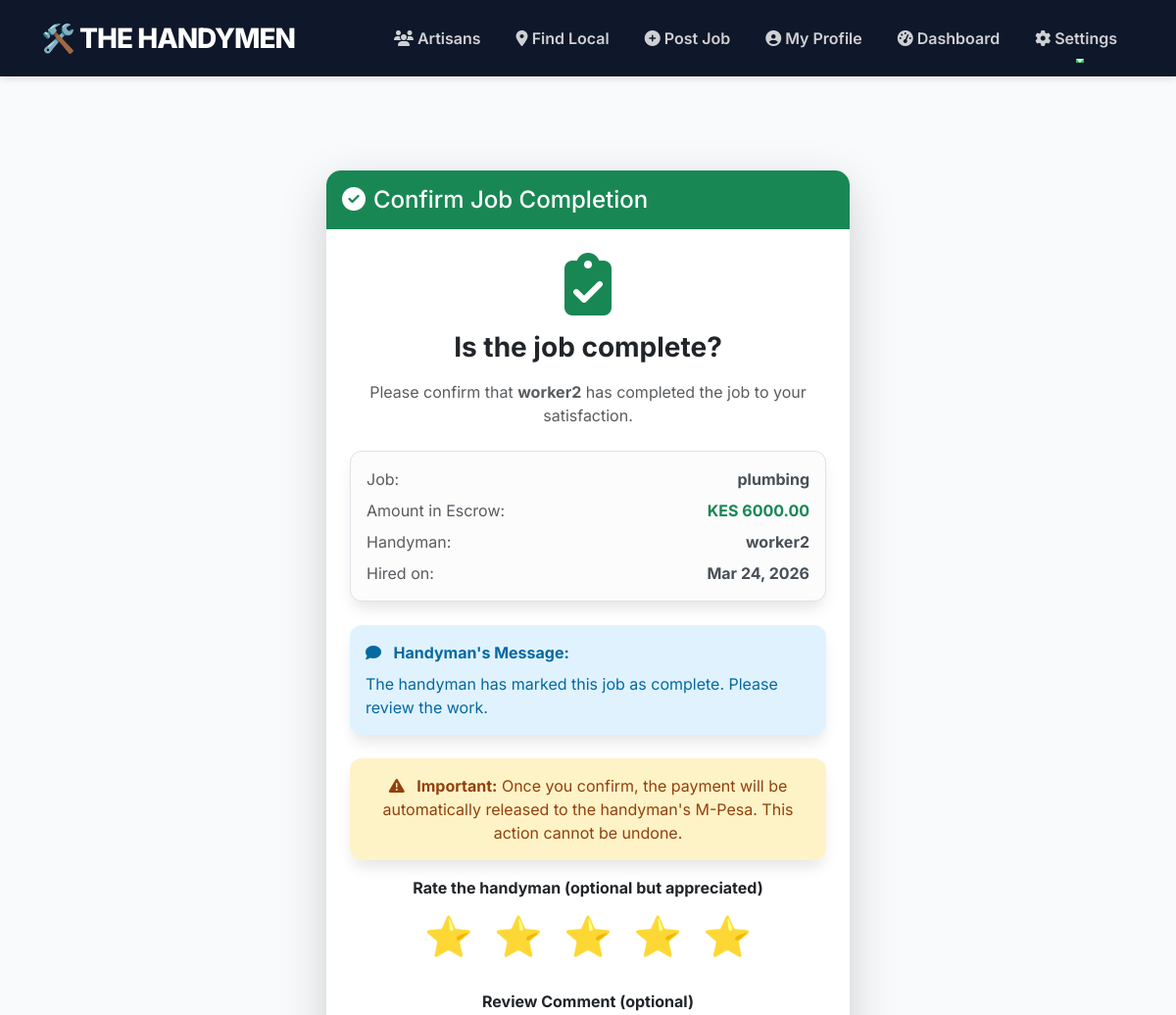
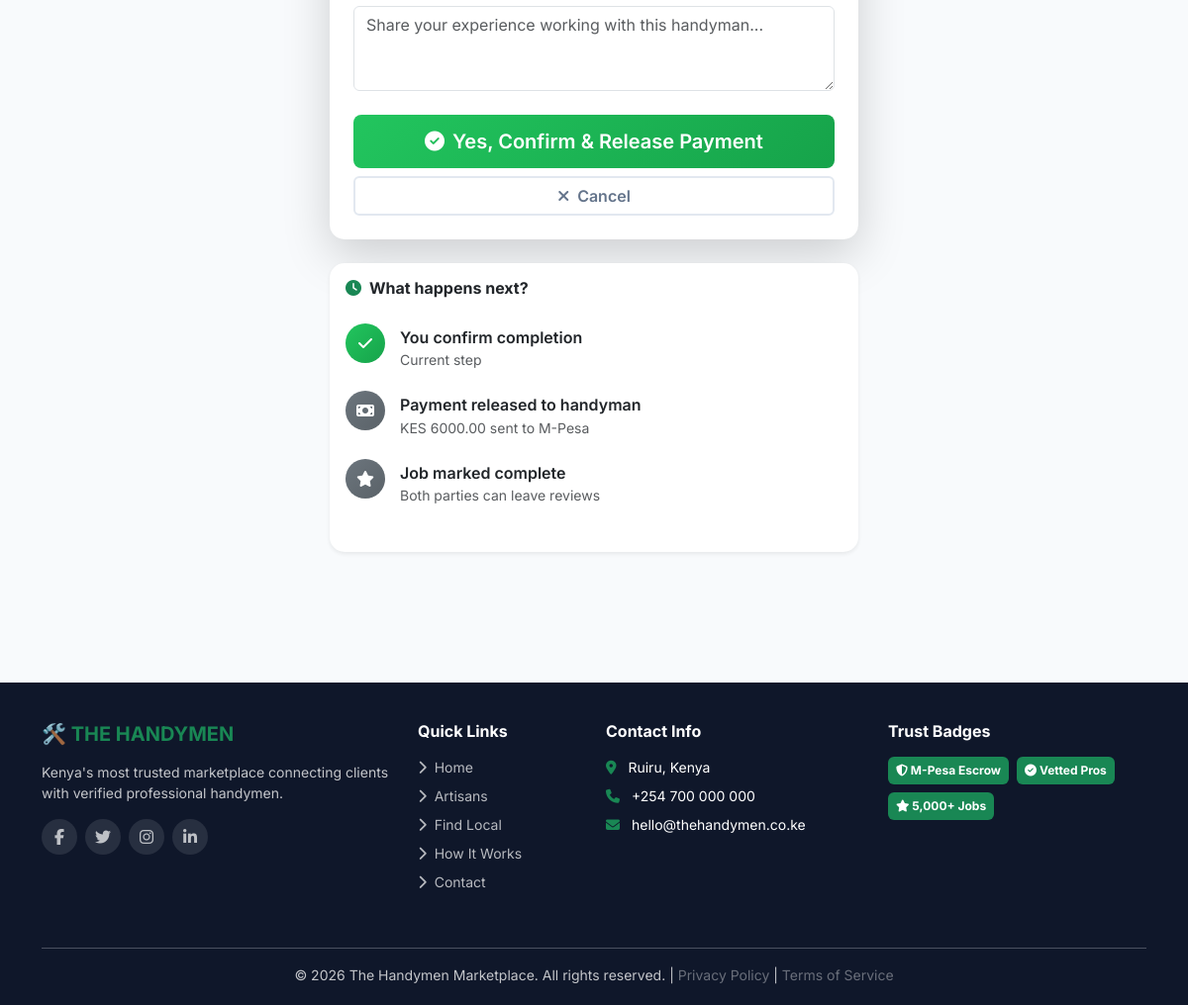
Screenshot of /job/15/confirm-completion/ (signed in) with the database file from the repository (2 pictures, top to bottom).
### accounts/models.py (models this page shows, shortened)
class Job(models.Model):
    PAYMENT_CHOICES = [
        ('unpaid', 'Unpaid'),
        ('pending', 'Pending Payment'),
        ('escrow', 'Held in Escrow'),
        ('released', 'Released'),
        ('refunded', 'Refunded')
    ]
    STATUS_CHOICES = [
        ('open', 'Open for Bids'),
        ('in_progress', 'In Progress'),
        ('completed', 'Completed'),
        ('cancelled', 'Cancelled'),
        ('disputed', 'Disputed')
    ]
    client = models.ForeignKey(User, on_delete=models.CASCADE, related_name='jobs')
    title = models.CharField(max_length=200)
    description = models.TextField()
    location = models.CharField(max_length=255)  # Job location
    price = models.DecimalField(max_digits=10, decimal_places=2)
    created_at = models.DateTimeField(auto_now_add=True)
    updated_at = models.DateTimeField(auto_now=True)
    status = models.CharField(max_length=20, choices=STATUS_CHOICES, default='open')
    is_completed = models.BooleanField(default=False)
    applicants = models.ManyToManyField(User, related_name='applied_jobs', blank=True)
    hired_worker = models.ForeignKey(User, on_delete=models.SET_NULL, null=True, blank=True, related_name='hired_jobs')
    payment_status = models.CharField(max_length=20, choices=PAYMENT_CHOICES, default='unpaid')
    mpesa_transaction_id = models.CharField(max_length=100, blank=True, null=True)
    mpesa_receipt = models.CharField(max_length=100, blank=True, null=True)
    payment_date = models.DateTimeField(blank=True, null=True)
    completion_requested = models.BooleanField(default=False)
    completion_date = models.DateTimeField(blank=True, null=True)
    client_confirmed = models.BooleanField(default=False)
    handyman_confirmed = models.BooleanField(default=False)
    class Meta:
        ordering = ['-created_at']

class User(AbstractUser):
    is_handyman = models.BooleanField(default=False)
    is_client = models.BooleanField(default=False)
    is_email_verified = models.BooleanField(default=False)

### accounts/views.py (the view)
# urls.py: path('job/<int:job_id>/confirm-completion/', views.confirm_completion, name='confirm_completion'),
@login_required
def confirm_completion(request, job_id):
    return render(request, 'accounts/confirm_completion.html', {'job': get_object_or_404(Job, id=job_id)})

### accounts/templates/accounts/confirm_completion.html (shortened to what this page needs)
{% extends 'base.html' %}
{% block content %}
<div class="container py-5">
    <div class="row justify-content-center">
        <div class="col-md-6">
            <div class="card shadow-lg border-0">
                <div class="card-header bg-success text-white py-3">
                    <h4 class="mb-0"><i class="fas fa-check-circle me-2"></i>Confirm Job Completion</h4>
                </div>
                <div class="card-body p-4 text-center">
                    <i class="fas fa-clipboard-check fa-4x text-success mb-3"></i>
                    <h3 class="fw-bold mb-3">Is the job complete?</h3>
                    <p class="text-muted mb-4">
                        Please confirm that <strong>{{ job.hired_worker.get_full_name|default:job.hired_worker.username }}</strong>
                        has completed the job to your satisfaction.
                    </p>
                    <div class="alert alert-light border text-start mb-4">
                        <div class="d-flex justify-content-between mb-2">
                            <span class="text-muted">Job:</span>
                            <span class="fw-bold">{{ job.title }}</span>
                        </div>
                        <div class="d-flex justify-content-between mb-2">
                            <span class="text-muted">Amount in Escrow:</span>
                            <span class="fw-bold text-success">KES {{ job.price }}</span>
                        </div>
                        <div class="d-flex justify-content-between mb-2">
                            <span class="text-muted">Handyman:</span>
                            <span class="fw-bold">{{ job.hired_worker.get_full_name|default:job.hired_worker.username }}</span>
                        </div>
                        <div class="d-flex justify-content-between">
                            <span class="text-muted">Hired on:</span>
                            <span class="fw-bold">{{ job.updated_at|date:"M d, Y" }}</span>
                        </div>
                    </div>
                    {% if job.completion_requested %}
                    <div class="alert alert-info text-start mb-4">
                        <i class="fas fa-comment me-2"></i>
                        <strong>Handyman's Message:</strong>
                        <p class="mb-0 mt-2">{{ request.session.completion_message|default:"The handyman has marked this job as complete. Please review the work." }}</p>
                    </div>
                    {% endif %}
                    <div class="alert alert-warning">
                        <i class="fas fa-exclamation-triangle me-2"></i>
                        <strong>Important:</strong> Once you confirm, the payment will be automatically released
                        to the handyman's M-Pesa. This action cannot be undone.
                    </div>
                    <form method="post">
                        <div class="mb-4">
                            <label class="form-label fw-bold">Rate the handyman (optional but appreciated)</label>
                            <div class="rating-stars mb-2 text-center">
                                <span class="star" data-rating="1">⭐</span>
                                <span class="star" data-rating="2">⭐</span>
                                <span class="star" data-rating="3">⭐</span>
                                <span class="star" data-rating="4">⭐</span>
                                <span class="star" data-rating="5">⭐</span>
                            </div>
                            <label class="form-label fw-bold mt-3">Review Comment (optional)</label>
                            <textarea name="review_comment" class="form-control" rows="3"
                                      placeholder="Share your experience working with this handyman..."></textarea>
                        </div>
                        <div class="d-grid gap-2">
                            <button type="submit" class="btn btn-success btn-lg"
                                    onclick="return confirm('Are you sure you want to release payment? This action cannot be undone.')">
                                <i class="fas fa-check-circle me-2"></i>Yes, Confirm & Release Payment
                            </button>
                            <a href="{% url 'job_detail' job.id %}" class="btn btn-outline-secondary">
                                <i class="fas fa-times me-2"></i>Cancel
                            </a>
                        </div>
                    </form>
                </div>
            </div>
            <div class="card border-0 shadow-sm mt-4">
                <div class="card-body">
                    <h6 class="fw-bold mb-3"><i class="fas fa-clock text-success me-2"></i>What happens next?</h6>
                    <div class="timeline">
                        <div class="timeline-item">
                            <div class="timeline-badge bg-success">
                                <i class="fas fa-check"></i>
                            </div>
                            <div class="timeline-content">
                                <h6 class="mb-0">You confirm completion</h6>
                                <small class="text-muted">Current step</small>
                            </div>
                        </div>
                        <div class="timeline-item">
                            <div class="timeline-badge bg-secondary">
                                <i class="fas fa-money-bill"></i>
                            </div>
                            <div class="timeline-content">
                                <h6 class="mb-0">Payment released to handyman</h6>
                                <small class="text-muted">KES {{ job.price }} sent to M-Pesa</small>
                            </div>
                        </div>
                        <div class="timeline-item">
                            <div class="timeline-badge bg-secondary">
                                <i class="fas fa-star"></i>
                            </div>
                            <div class="timeline-content">
                                <h6 class="mb-0">Job marked complete</h6>
                                <small class="text-muted">Both parties can leave reviews</small>
                            </div>
                        </div>
                    </div>
                </div>
            </div>
        </div>
    </div>
</div>
{% endblock %}

### accounts/templates/base.html (style rules this page uses)
body { background-color: #f8fafc; font-family: 'Inter', sans-serif; color: #1e293b; }
.alert { border-radius: 12px; border: none; box-shadow: 0 10px 15px -3px rgba(0, 0, 0, 0.1); }

### accounts/templates/accounts/confirm_completion.html (style rules this page uses)
.rating-stars { font-size: 2.5rem; cursor: pointer; }
.rating-stars .star { opacity: 0.3; transition: all 0.2s; display: inline-block; margin: 0 5px; }
.card { border-radius: 15px; overflow: hidden; transition: transform 0.3s, box-shadow 0.3s; }
.card-header { border-bottom: none; }
.btn-success { background: linear-gradient(135deg, #22c55e 0%, #16a34a 100%); border: none; padding: 12px; font-weight: 600; transition: all 0.3s; }
.btn-outline-secondary { border: 2px solid #e2e8f0; color: #64748b; font-weight: 600; transition: all 0.3s; }
.alert-warning { background-color: #fef3c7; color: #92400e; border: none; border-radius: 12px; }
.alert-info { background-color: #e0f2fe; color: #0369a1; border: none; border-radius: 12px; }
.timeline { position: relative; padding: 10px 0; }
.timeline-item { display: flex; align-items: flex-start; margin-bottom: 20px; position: relative; }
.timeline-badge { width: 40px; height: 40px; border-radius: 50%; display: flex; align-items: center; justify-content: center; color: white; margin-right: 15px; flex-shrink: 0; }
.timeline-badge.bg-success { background: linear-gradient(135deg, #22c55e 0%, #16a34a 100%); }
.timeline-badge.bg-secondary { background: linear-gradient(135deg, #6c757d 0%, #5a6268 100%); }
.timeline-content { flex-grow: 1; text-align: left; padding-top: 5px; }
.timeline-content h6 { margin-bottom: 2px; font-weight: 600; }

### rows the page displays
Job: hired_worker.get_full_name "worker2", title "plumbing", price "6000.00", updated_at "Mar 24, 2026"
